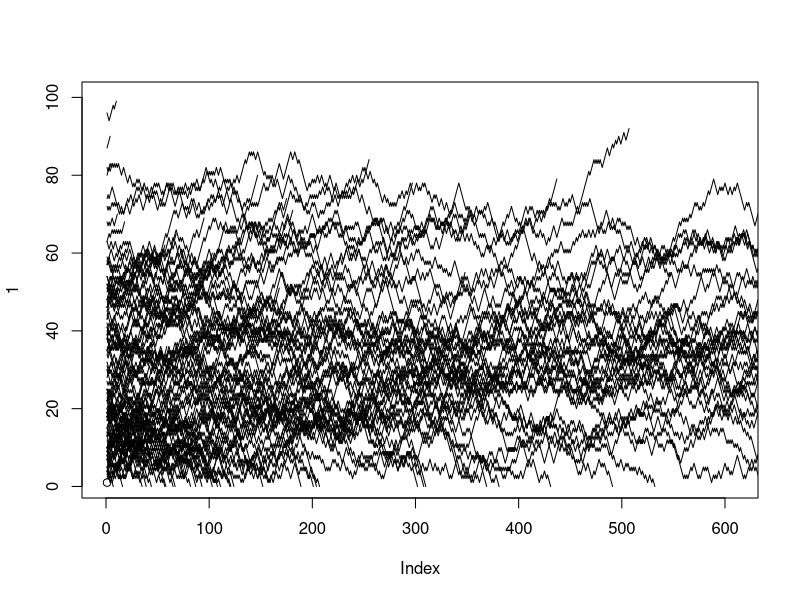

The R source for this figure:
#7. Пьяный идет по мосту шириной l шагов. Каждый шаг пьяный смещается случайно на
#один шаг в право или влево. Если пьяный переступит через край моста — он падает и
#умирает. Напишите функцию моделирующую движение пьяного вплоть до падения.
#Ширина моста и положение пьяного — начальные параметры. Нарисуйте на одном
#графике 100 разных траекторий.

record_of_positions=list()

func1 = function(i, 
                 width=width_val, 
                 position=position_val, 
                 new_position=new_position_val){
          vec=c()
          for(j in 1:10000000){
            new_position = new_position+sample(c(1,-1),1)
            vec[j]=new_position
            if(new_position == 0| new_position == width){
              break
            }
          }
          return(vec)
          }

for (i in 1:100){
  width_val = sample(20:100,1)
  position_val = sample(1:width_val,1)
  new_position_val = position_val
  record_of_positions[[i]] = func1(i)}

plot(1, xlim=c(1,mean(lengths(record_of_positions))), ylim=c(1,100))
for(i in 1:100){
    lines(
      record_of_positions[[i]],
      type='l')
}



#Напишите функцию открывающую скобки в выражении (a+b)n
#функция должна, брать на
#вход n и возвращать текст:  fun(3)«a^3+3a^2b+3ab^2+b^3»

# это Бином Ньютона
# найдем биномиальные коэффициенты
# n!/(k!(n-k)!)

n_=2

func2 = function(n=n_){
    step_a = c()
    k=c(0)
    n_min_k = n
    for(i in 1:n){
      if(i==1){
        k[i+1]=1
      }
      else{
        k[i+1]=k[i]*(i)
      }
    }
    for(i in k) koef = k[length(k)]/(k*rev(k))
    for(i in 1:(n+1))step_a[i]=(n+1)-i
    step_b=rev(step_a)
    paste0("fun(",n,")«a^",step_a[1],"+",koef[2],"a^",step_a[2],"b+",
        koef[3],"ab^",step_b[3],"+b^",step_b[4],"»")
  }

func2(2)
